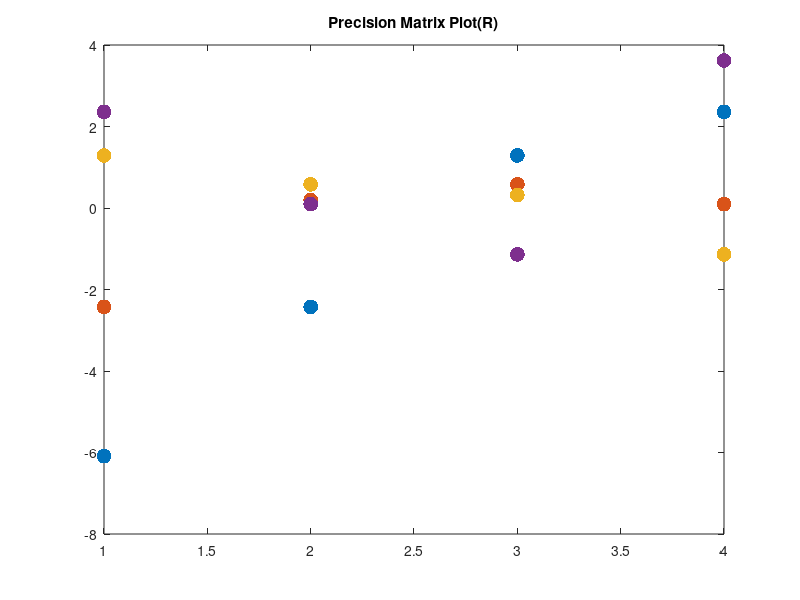

Write MATLAB code to recreate this figure. (Note: this script raises an error after producing the figure.)
% Charlotte Meola
% ECE 5430, Homework 3

clear all; close all; clc;

%%%%%%%%%%%%%%%%%%%%%%%%%%%%%%%%%%%%
% Problem 2: Gaussian Random Fields
%%%%%%%%%%%%%%%%%%%%%%%%%%%%%%%%%%%%

u = transpose([0 1] - [1 2])

% Covariance Matrix
K = [0.1, -0.3, 0.5, 0.1;
    -0.3, 1, 0.1, 0.2;
    0.5, 0.1, 2, 0.3;
    0.1, 0.2, 0.3, 0.3];

% Precision Matrix, R
R = K^-1
plot(R, '.', 'MarkerSize', 32)
title('Precision Matrix Plot(R)');
saveas(gcf, 'PrecisionMatrixPlot.jpg');

%%%%%%%%%%%%%%%%%%%%%%%%%%%%%%%%%%%%
% Problem 3: Linear Reception Model
%%%%%%%%%%%%%%%%%%%%%%%%%%%%%%%%%%%%

A_old = [1, 2, 3; 0.5, 6, 4; -1, 2,-1]

A = A_old.*transpose(A_old)

syms y
XLSE= ((transpose(A).*A)^-1)*transpose(A)*y;
simplify(XLSE)


